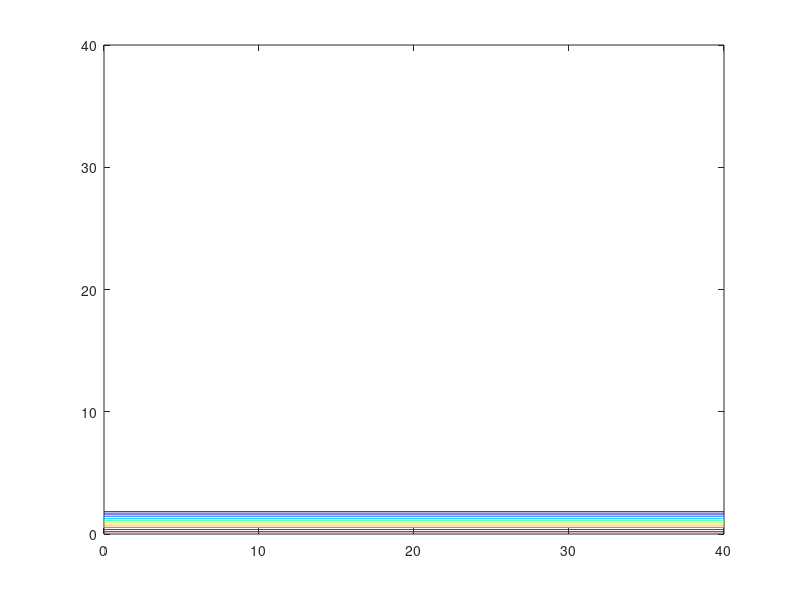
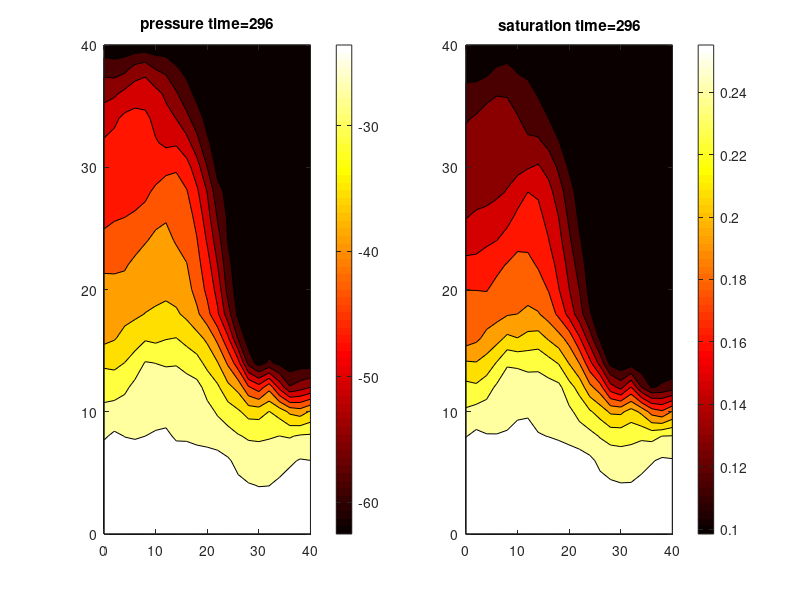

The MATLAB script that drew these images, in order:
function [  ] = Richard2Dv272()
% 2D Richards equation with Dirichlet/Neumann boundary condition 
% H based Richards equation
%
% This is a self-contained DEMO function.
%
% First edition: Weix 20/04/2017 
%
% point type N: normal (N is natural number)
%  		  	 0: Dirichlet BC
%		  	 -N: Neuman BC 
%
% Version IV: 
%
% Version 1.40 : Weix 12/04/2017 
% improve the flexibilities (for different BC and domain) by
% introducing the indexMatrix and use 0 to indicate D-BC.
% Version 1.50 : Weix 13/04/2017 
% Vectorization
% Version 2.70: 24/04/2017 
% add Updata Neumann boundary condition. Update the way points are
% accessed. (see Richard1Dv27 for more history)
% Version 2.72: 25/04/2017 improve organization
%%
tic
% Spatial setup
lengthZ=40;
deltaZ=2;
nZ=lengthZ/deltaZ+1;

lengthX=40;
deltaX=2;
nX=lengthX/deltaX+1;

% Temporal setup
lengthTime=300;
deltaTime=1;
nTime=lengthTime/deltaTime;

% Iteration setup
nMaxIteration=1000;
miniIteError=0.1;

% Mesh
% [X,Z] = meshgrid(0:deltaX:lengthX,0:deltaZ:lengthZ);
[Z,X] = ndgrid(0:deltaZ:lengthZ,0:deltaX:lengthX);

% Permeability field
Ks=permeabilityField([Z(:),X(:)])*0.005;
Ks=reshape(Ks,nZ,nX);

%plot permeability field
% pcolor(X,Z,Ks)
% shading interp;
% colormap jet;

% Option 1       
% Make nodeIndex matrix. It indicate the sequence nodes are accessed and the type of node.  
%     nodeIndex=zeros(nZ,nX);
%     nodeIndex(2:end-1,2:end-1)=reshape(uint32(1:(nZ-2)*(nX-2)), (nZ-2), (nX-2));    
% 
%     nodeInFieldIndex=find(nodeIndex);
% 
%     %%% 
%     %initial state
%     H_init=zeros(nZ,nX);
%     H_init(2:end-1,2:end-1)=-61.5;
% 
%     %BC
%     % bcLeft=ones(nNodeZ,1)*-20.7;
%     % bcRight=ones(nNodeZ,1)*-61.5;
%     % bcTop=ones(nNodeX,1)*-20.7;
%     % bcBottom=ones(nNodeX,1)*-61.5;
% 
% 
%         % A more interesting setup
%         bcLeft=ones(nZ,1)*-20.7;
%         bcRight=ones(nZ,1)*-20.7;
%         bcTop=ones(nX,1)*-20.7;
%         bcBottom=ones(nX,1)*-24.7;
% 
% 
%     H_init(1,1:end)=bcTop;
%     H_init(end,1:end)=bcBottom;
% 
%     H_init(1:end,1)=bcLeft;
%     H_init(1:end,end)=bcRight;

% Option 2 Neumann BC on left and right 
    nodeIndex=zeros(nZ,nX);
    nodeIndex(2:end-1,1:end)=reshape(uint32(1:(nZ-2)*(nX)), (nZ-2), (nX));  
    
    nodeInFieldIndex=find(nodeIndex);

    nodeIndex(:,1)=-nodeIndex(:,1);
    nodeIndex(:,end)=-nodeIndex(:,end);
    
    H_init=ones(nZ,nX)*-61.5;
%     H_init(2:end-1,2:end-1)=-61.5;
    H_init(1,1:end)=ones(nX,1)*-20.7;
    H_init(end,1:end)=ones(nX,1)*-61.5;

%% MAIN
nNode=length(nodeIndex(nodeIndex~=0));

H=H_init;
for t=1:nTime
      
    H_PreviousTime= H;
    for k=1:nMaxIteration 
        
        H0=H;
        
        [A,B] = PicardFdm(H_PreviousTime);
        hFree=A\(-B);
                
%         H(find(nodeIndex))=hFree;       %pay extra attention to ordering
        H(nodeInFieldIndex)=hFree; 
        
        sseIte=sum((H(:)-H0(:)).^2);
        if sqrt(sseIte)<miniIteError 
            break 
        end
        
    end
    
    TheataRecord(:,:,t)=H;

end


toc
    
figure(1)
pcolor(X,Z,Ks)
shading interp;
colormap jet;

%     figure(2)
%     surf(X,Z,TheataRecord(:,:,end))
%     shading interp;
%     colormap jet;
% 
% 
%     figure(3)
%     surf(H_init);
% 
%     for t=1:nTime
%         surf(X,Z,TheataRecord(:,:,t))
%     %     shading interp;
%         title(sprintf('time=%i',t))
%         drawnow
%         frame(t)=getframe;
% 
%     end
% 
% 
%     figure(4)
%     contour(X,Z,H_init)
% 
%     for t=1:nTime
%         contour(X,Z,TheataRecord(:,:,t))
%     %     shading interp;
%         title(sprintf('time=%i',t))
%         drawnow
%         frame(t)=getframe;
% 
%     end



contour(X,Z,H_init)

figure(5)
for t=1:5:nTime

    subplot(1,2,1)
    contourf(X,Z,TheataRecord(:,:,t))
    colormap(hot)
    colorbar
%     shading interp;
    title(sprintf('pressure time=%i',t))
    
    subplot(1,2,2)
    contourf(X,Z,theataFunc(TheataRecord(:,:,t)))
    colormap(hot)
    colorbar
%     shading interp;
    
    title(sprintf('saturation time=%i',t))
    drawnow
    frame(t)=getframe;

end






% Ax+b=0 function Nest function to avoild passing many variables

    function [A,B] = PicardFdm(Value_PreviousTime)

        A=speye(length(nNode));
        B=zeros(length(nNode),1);
        
        C=theataDifFunc(H);
%         K=kFunc(H);
        K=kFieldFunc(H,Ks);

        for iZ=1:nZ
            for iX=1:nX
            
                indexCenter=nodeIndex(iZ,iX);
                
                switch sign(indexCenter)                    
                    case 0      %is NOT a free node with index number
                        continue
                    case -1     %TODO this is wrong As NBC location (0 flux direction) need to be found.

                        if iZ==1        % a top NBC point               
                           indexUp=0;                             
                           %Forge a up ghost point 
                           nbcValue=0;  
                           hUp=  H(iZ+1,iX)- 2* deltaZ* nbcValue; %TODO NBCvalue free control

                           kHalfDown =(K(iZ,iX)+K(iZ+1,iX))/2;                         
                           kHalfUp=kHalfDown;  %Vitual K 

                        else
                           indexUp=nodeIndex(iZ-1,iX);
                           kHalfUp  =(K(iZ,iX)+K(iZ-1,iX))/2; 
                           hUp=H(iZ-1,iX);
                        end

                        if iZ==nZ       %if a bottom NBC point             
                           indexDown=0;                             
                           %Forge a up ghost point 
                           nbcValue=0;  
                           hDown=  H(iZ-1,iX)- 2* deltaZ* nbcValue; %TODO NBCvalue free control

                           kHalfUp   =(K(iZ,iX)+K(iZ-1,iX))/2;
                           kHalfDown =kHalfUp;       %Vitual K    
                        else 
                           indexDown=nodeIndex(iZ+1,iX);
                           kHalfDown  =(K(iZ,iX)+K(iZ+1,iX))/2; 
                           hDown=H(iZ+1,iX);  
                        end

                        if iX==1        % a left NBC point               
                           indexLeft=0;                             
                           %Forge a up ghost point 
                           nbcValue=0;  
                           hLeft=  H(iZ,iX+1)- 2* deltaX* nbcValue; %TODO NBCvalue free control

                           kHalfRight =(K(iZ,iX)+K(iZ,iX+1))/2;                         
                           kHalfLeft=kHalfRight; %Vitual K  

                        else
                           indexLeft=nodeIndex(iZ,iX-1);
                           kHalfLeft  =(K(iZ,iX)+K(iZ,iX-1))/2; 
                           hLeft=H(iZ,iX-1);
                        end

                        if iX==nX        % a right NBC point               
                           indexRight=0;                             
                           %Forge a up ghost point 
                           nbcValue=0;  
                           hRight=  H(iZ,iX-1)- 2* deltaX* nbcValue; %TODO NBCvalue free control

                           kHalfLeft =(K(iZ,iX)+K(iZ,iX-1))/2;                         
                           kHalfRight=kHalfLeft; %Vitual K  

                        else
                           indexRight=nodeIndex(iZ,iX+1);
                           kHalfRight  =(K(iZ,iX)+K(iZ,iX+1))/2; 
                           hRight=H(iZ,iX+1);
                        end
                    case 1      % if Normal inner point
                    
                        indexUp=nodeIndex(iZ-1,iX);
                        indexDown=nodeIndex(iZ+1,iX);
                        indexLeft=nodeIndex(iZ,iX-1);
                        indexRight=nodeIndex(iZ,iX+1);

                        hUp=H(iZ-1,iX);
                        hDown=H(iZ+1,iX);
                        hLeft=H(iZ,iX-1);
                        hRight=H(iZ,iX+1);

                        kHalfUp   =(K(iZ,iX)+K(iZ-1,iX))/2;
                        kHalfDown =(K(iZ,iX)+K(iZ+1,iX))/2;
                        kHalfLeft =(K(iZ,iX)+K(iZ,iX-1))/2;
                        kHalfRight=(K(iZ,iX)+K(iZ,iX+1))/2;
                    otherwise 
                        error('unknown node type');
    
                end   
                
                cCenter=C(iZ,1);   

                wUp   = -kHalfUp  ./deltaZ^2;
                wDown = -kHalfDown./deltaZ^2;
                wLeft = -kHalfLeft./deltaX^2;
                wRight= -kHalfRight./deltaX^2;

                wCenter=cCenter/deltaTime-wUp-wDown-wLeft-wRight;

                b=(kHalfDown-kHalfUp)/deltaZ-H_PreviousTime(iZ,iX)*cCenter/deltaTime;

                %modify if neighbours are DBC points           
                b=b + wUp * hUp * ~indexUp...
                    + wDown * hDown * ~indexDown...
                    + wLeft * hLeft * ~indexLeft...
                    + wRight * hRight * ~indexRight;


                indexUp=abs(indexUp);
                indexDown=abs(indexDown);
                indexLeft=abs(indexLeft);
                indexRight=abs(indexRight);
                indexCenter=abs(indexCenter);

                if indexUp>0 A(indexCenter,indexUp)=wUp; end
                if indexDown>0 A(indexCenter,indexDown)=wDown; end
                if indexLeft>0 A(indexCenter,indexLeft)=wLeft; end
                if indexRight>0 A(indexCenter,indexRight)=wRight; end

                A(indexCenter,indexCenter)=wCenter;
                B(indexCenter,1)=b;
                   
            end
        end
    end

end 



function theata=theataFunc(H)
theataS=0.287;
theataR=0.075;
alpha=1.611e6;
beta=3.96;

theata=alpha.*(theataS-theataR)./(alpha+abs(H).^beta)+theataR;
end

function theataDif=theataDifFunc(H)
theata_s=0.287;
theata_r=0.075;
alpha=1.611e6;
beta=3.96;

theataDif=-alpha.*(theata_s-theata_r).*-1.*(alpha+abs(H).^beta).^(-2).*abs(H).^(beta-1);

end

function result=kFunc(H)
rho=1.175e6;
r=4.74;
k_s=0.00944;

result=k_s.*rho./(rho+abs(H).^r);
end

function result=kFieldFunc(H,ks)
% H and k must be the same sizes
rho=1.175e6;
r=4.74;

result=ks.*rho./(rho+abs(H).^r);
end




function Ks=permeabilityField(X)
% pointCoordinate=[X(:),Z(:)];
lenscale=10; %larger number means less stochastic field. Thus less smooth.
[nX,dimX]=size(X);

%calculate distance matrix
distance = pdist(X);
distanceMatrix = squareform(distance);

%calculate covariance matrix
covMatrix=exp(-distanceMatrix./lenscale);    

% KL decomposition on covariance matrix via SVD/eigen decomposition
% [klBasis,klEigenValue] = eigs(covMatrix,nY*nX); 
[klBasis,klEigenValue,~] = svds(covMatrix,nX); 


% [nKlBasis,~]=sizes(klBasis);


%Generate independent normal samples 
seed=102;
rng(seed);
sample= randn(nX,1);

%make multivariate Gaussian distributions with samples. zero mean.
%Covariance specified though KL basis.
Ks=klBasis*sqrt(klEigenValue)*sample;
% Ks=reshape(Ks,nY,nX);

% a log (multi) normal permeability field
Ks=exp(Ks);

end

